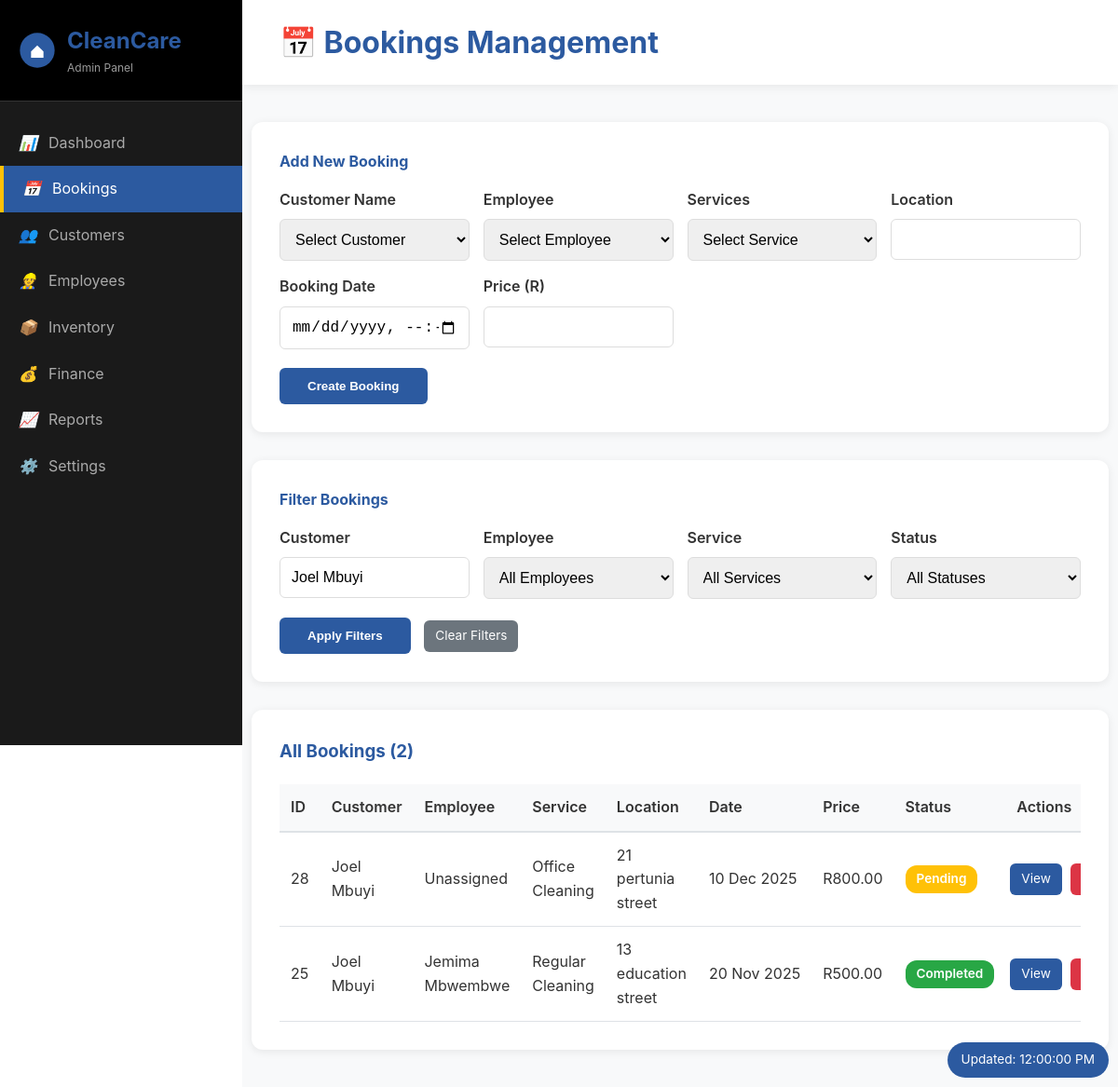
The app's page /pages/manage_bookings.php?customer_filter=Joel Mbuyi (signed in) with its own data.
### tables this page shows
CREATE TABLE `bookings` (
  `id` int(11) NOT NULL,
  `customer_id` int(11) NOT NULL,
  `cleaner_id` int(11) DEFAULT NULL,
  `service_id` varchar(255) NOT NULL,
  `price` decimal(10,2) NOT NULL,
  `date_booked` date NOT NULL,
  `location` varchar(255) NOT NULL,
  `completed` tinyint(1) DEFAULT 0,
  `booking_date` date NOT NULL,
  `customer` varchar(100) NOT NULL,
  `cleaner` varchar(100) NOT NULL,
  `inventory_log` tinyint(1) DEFAULT 0,
  `inventory_deducted` tinyint(1) DEFAULT 0,
  `status` enum('pending','assigned','in_progress','completed_by_cleaner','completed','cancelled') DEFAULT 'pending',
  `payment_status` enum('unpaid','paid','refunded','partial_refund') DEFAULT 'unpaid',
  `cancelled_at` datetime DEFAULT NULL,
  `cancellation_reason` text DEFAULT NULL,
  `completed_by_cleaner_at` datetime DEFAULT NULL,
  `completed_by_admin_at` datetime DEFAULT NULL,
  `review` text DEFAULT NULL,
  `rating` int(11) DEFAULT NULL
);

CREATE TABLE `customers` (
  `id` int(11) NOT NULL,
  `name` varchar(100) NOT NULL,
  `email` varchar(100) DEFAULT NULL,
  `phone` varchar(20) DEFAULT NULL,
  `address` text DEFAULT NULL
);

CREATE TABLE `employees` (
  `id` int(11) NOT NULL,
  `name` varchar(100) NOT NULL,
  `email` varchar(100) DEFAULT NULL,
  `phone` varchar(20) DEFAULT NULL,
  `position` varchar(50) DEFAULT NULL
);

### pages/manage_bookings.php (the view, shortened to what this page needs)
<?php
require_once '../backend/db_config.php';
$filterCustomer = $_GET['customer_filter'] ?? '';
$filterEmployee = $_GET['employee_filter'] ?? '';
$filterService = $_GET['service_filter'] ?? '';
$filterStatus = $_GET['status_filter'] ?? '';
$where = [];
$params = [];
if ($filterCustomer != '') {
    $where[] = "c.name LIKE :customer";
    $params[':customer'] = "%$filterCustomer%";
}
$whereSQL = !empty($where) ? 'WHERE ' . implode(' AND ', $where) : '';
$stmt = $pdo->prepare("SELECT b.*, c.name as customer_name, e.name as employee_name
                      FROM bookings b
                      LEFT JOIN customers c ON b.customer_id = c.id
                      LEFT JOIN employees e ON b.cleaner_id = e.id
                      $whereSQL
                      ORDER BY b.booking_date DESC, b.id DESC");
$stmt->execute($params);
$bookings = $stmt->fetchAll(PDO::FETCH_ASSOC);
?>
<!DOCTYPE html>
<html lang="en">
<head>
    <link rel="stylesheet" href="../frontend/css/style.css">
    <link rel="stylesheet" href="../frontend/css/dashboard.css">
</head>
<body>
    <div class="admin-layout">
        <aside class="admin-sidebar">
            <div class="sidebar-header">
                <div class="sidebar-logo">
                    <svg viewBox="0 0 60 60" width="40" height="40">
                        <circle cx="30" cy="30" r="28" fill="#2c5aa0"/>
                        <path d="M 20 32 L 30 22 L 40 32 L 40 42 L 20 42 Z" fill="white"/>
                    </svg>
                    <div>
                        <h2>CleanCare</h2>
                        <p>Admin Panel</p>
                    </div>
                </div>
            </div>
            <nav class="sidebar-nav">
                <a href="../dashboards/admin.php"><i>📊</i> Dashboard</a>
                <a href="manage_bookings.php" class="active"><i>📅</i> Bookings</a>
                <a href="manage_customers.php"><i>👥</i> Customers</a>
                <a href="manage_employees.php"><i>👷</i> Employees</a>
                <a href="manage_inventory.php"><i>📦</i> Inventory</a>
                <a href="manage_finance.php"><i>💰</i> Finance</a>
                <a href="reports.php"><i>📈</i> Reports</a>
                <a href="settings.php"><i>⚙️</i> Settings</a>
            </nav>
        </aside>
        <main class="admin-main">
            <div class="admin-header">
                <h1 style="margin: 0; color: #2c5aa0;">📅 Bookings Management</h1>
            </div>
            <div class="admin-content">
                <div class="form-card" id="addBookingForm">
                    <h4 style="color: #2c5aa0; margin-bottom: 15px;">Add New Booking</h4>
                    <form method="POST">
                        <div class="form-grid">
                            <div class="form-group">
                                <label>Customer Name</label>
                                <select name="customer_id" required>
                                    <option value="">Select Customer</option>
                                </select>
                            </div>
                            <div class="form-group">
                                <label>Employee</label>
                                <select name="cleaner_id">
                                    <option value="">Select Employee</option>
                                </select>
                            </div>
                            <div class="form-group">
                                <label>Services</label>
                                <select name="service" required>
                                    <option value="">Select Service</option>
                                </select>
                            </div>
                            <div class="form-group">
                                <label>Location</label>
                                <input type="text" name="location" required>
                            </div>
                            <div class="form-group">
                                <label>Booking Date</label>
                                <input type="datetime-local" name="booking_date" required>
                            </div>
                            <div class="form-group">
                                <label>Price (R)</label>
                                <input type="number" name="price" step="0.01" min="0" required>
                            </div>
                        </div>
                        <button type="submit" name="add_booking" class="btn-submit">Create Booking</button>
                    </form>
                </div>
                <div class="form-card">
                    <h4 style="color: #2c5aa0; margin-bottom: 15px;">Filter Bookings</h4>
                    <form method="GET">
                        <div class="form-grid">
                            <div class="form-group">
                                <label>Customer</label>
                                <input type="text" name="customer_filter" value="<?= htmlspecialchars($filterCustomer) ?>">
                            </div>
                            <div class="form-group">
                                <label>Employee</label>
                                <select name="employee_filter">
                                    <option value="">All Employees</option>
                                </select>
                            </div>
                            <div class="form-group">
                                <label>Service</label>
                                <select name="service_filter">
                                    <option value="">All Services</option>
                                </select>
                            </div>
                            <div class="form-group">
                                <label>Status</label>
                                <select name="status_filter">
                                    <option value="">All Statuses</option>
                                </select>
                            </div>
                        </div>
                        <button type="submit" class="btn-submit">Apply Filters</button>
                        <?php if ($filterCustomer || $filterEmployee || $filterService || $filterStatus): ?>
                        <a href="manage_bookings.php" class="btn-action" style="background: #6c757d; margin-left: 10px;">Clear Filters</a>
                        <?php endif; ?>
                    </form>
                </div>
                <div class="data-table-container">
                    <h3 style="color: #2c5aa0;">All Bookings (<?= count($bookings) ?>)</h3>
                    <?php if (empty($bookings)): ?>
                        <p style="text-align: center; color: #999; padding: 40px;">No bookings found matching your criteria.</p>
                    <?php else: ?>
                        <div style="overflow-x: auto;">
                            <table class="data-table">
                                <thead>
                                    <tr>
                                        <th>ID</th>
                                        <th>Customer</th>
                                        <th>Employee</th>
                                        <th>Service</th>
                                        <th>Location</th>
                                        <th>Date</th>
                                        <th>Price</th>
                                        <th>Status</th>
                                        <th>Actions</th>
                                    </tr>
                                </thead>
                                <tbody>
                                    <?php foreach ($bookings as $booking): ?>
                                    <tr>
                                        <td><?= $booking['id'] ?></td>
                                        <td><?= htmlspecialchars($booking['customer_name'] ?? 'N/A') ?></td>
                                        <td><?= htmlspecialchars($booking['employee_name'] ?? 'Unassigned') ?></td>
                                        <td><?= htmlspecialchars($booking['service_id']) ?></td>
                                        <td><?= htmlspecialchars($booking['location']) ?></td>
                                        <td><?= date('d M Y', strtotime($booking['booking_date'])) ?></td>
                                        <td>R<?= number_format($booking['price'], 2) ?></td>
                                        <td>
                                            <span class="status-badge status-<?= $booking['completed'] ? 'completed' : 'pending' ?>">
                                                <?= $booking['completed'] ? 'Completed' : 'Pending' ?>
                                            </span>
                                        </td>
                                        <td>
                                            <div class="action-buttons"> <a href="booking_details.php?id=<?= $booking['id'] ?>" class="btn-action btn-view">View</a>
                                                <a href="?delete=<?= $booking['id'] ?>" class="btn-action" onclick="return confirm('Are you sure you want to permanently delete booking <?= $booking['id'] ?>?')">Delete</a>
                                            </div>
                                        </td>
                                    </tr>
                                    <?php endforeach; ?>
                                </tbody>
                            </table>
                        </div>
                    <?php endif; ?>
                </div>
            </div>
        </main>
    </div>
</body>
</html>

### frontend/css/style.css (style rules this page uses)
* { margin: 0; padding: 0; box-sizing: border-box; }
html { scroll-behavior: smooth; scroll-padding-top: 80px; }
body { font-family: -apple-system, BlinkMacSystemFont, 'Segoe UI', 'Roboto', 'Oxygen', 'Ubuntu', sans-serif; line-height: 1.6; color: #333; background: #ffffff; }

### frontend/css/dashboard.css (style rules this page uses)
.action-buttons { display: flex; gap: 15px; flex-wrap: wrap; }
.data-table-container { background: white; padding: 30px; border-radius: 12px; box-shadow: 0 2px 10px rgba(0,0,0,0.08); overflow-x: auto; }
.data-table { width: 100%; border-collapse: collapse; margin-top: 20px; }
.data-table thead { background: #f8f9fa; border-bottom: 2px solid #dee2e6; }
.data-table th { padding: 12px; text-align: left; font-weight: 600; color: #333; }
.data-table td { padding: 12px; border-bottom: 1px solid #dee2e6; }
.status-badge { padding: 4px 12px; border-radius: 12px; font-size: 0.85rem; font-weight: 600; display: inline-block; }
.status-pending { background: #FFC107; color: white; }
.status-completed { background: #17a2b8; color: white; }
.btn-action { background: #2c5aa0; color: white; border: none; padding: 8px 16px; border-radius: 6px; cursor: pointer; font-size: 0.9rem; transition: background 0.3s; text-decoration: none; display: inline-block; }

### pages/manage_bookings.php (style rules this page uses)
body { margin: 0; overflow-x: hidden; }
.admin-layout { display: flex; min-height: 100vh; }
.admin-sidebar { width: 260px; background: #1a1a1a; color: white; position: fixed; height: 100vh; overflow-y: auto; }
.sidebar-header { padding: 25px 20px; border-bottom: 1px solid #333; background: #000; }
.sidebar-logo { display: flex; align-items: center; gap: 12px; }
.sidebar-logo svg { width: 40px; height: 40px; }
.sidebar-logo h2 { font-size: 1.5rem; margin: 0; color: #2c5aa0; }
.sidebar-logo p { font-size: 0.75rem; color: #999; margin: 0; }
.sidebar-nav { padding: 20px 0; }
.sidebar-nav a { display: flex; align-items: center; padding: 12px 20px; color: #aaa; text-decoration: none; transition: all 0.3s; gap: 12px; }
.sidebar-nav a.active { background: #2c5aa0; color: white; border-left: 4px solid #FFC107; }
.admin-main { margin-left: 260px; flex: 1; background: #f8f9fa; min-height: 100vh; max-width: calc(100% - 260px); overflow-x: hidden; }
.admin-header { background: white; padding: 20px 40px; box-shadow: 0 2px 10px rgba(0,0,0,0.08); }
.admin-content { padding: 40px 10px 40px 10px; }
.form-card { background: white; padding: 30px; border-radius: 12px; box-shadow: 0 2px 10px rgba(0,0,0,0.08); margin-bottom: 30px; }
.form-grid { display: grid; grid-template-columns: repeat(auto-fit, minmax(200px, 1fr)); gap: 15px; margin-bottom: 20px; }
.form-group { display: flex; flex-direction: column; }
.form-group label { font-weight: 600; margin-bottom: 8px; color: #333; }
.form-group input, .form-group select { padding: 12px; border: 1px solid #ddd; border-radius: 6px; font-size: 1rem; }
.btn-submit { background: #2c5aa0; color: white; padding: 12px 30px; border: none; border-radius: 6px; font-weight: 600; cursor: pointer; transition: all 0.3s; }
.data-table-container { background: white; padding: 30px; border-radius: 12px; box-shadow: 0 2px 10px rgba(0,0,0,0.08); }
.data-table { width: 100%; border-collapse: collapse; margin-top: 20px; }
.data-table thead { background: #f8f9fa; border-bottom: 2px solid #dee2e6; }
.data-table th { padding: 12px; text-align: left; font-weight: 600; }
.data-table td { padding: 12px; border-bottom: 1px solid #dee2e6; }
.data-table td:last-child { padding-right: 5px; padding-left: 5px; }
.data-table td:nth-child(6) { min-width: 100px; white-space: nowrap; }
.status-badge { padding: 4px 12px; border-radius: 12px; font-size: 0.85rem; font-weight: 600; color: white; }
.status-completed { background: #28a745; }
.status-pending { background: #FFC107; }
.btn-action { background: #dc3545; color: white; padding: 6px 12px; border: none; border-radius: 6px; cursor: pointer; font-size: 0.85rem; text-decoration: none; display: inline-block; text-align: center; }
.btn-view { background: #2c5aa0; margin-right: 5px; }
.action-buttons { white-space: nowrap; display: block; }

### records on screen
bookings: id "28", customer.name "Joel Mbuyi", employee_name "Unassigned", service "Office Cleaning", location "21 pertunia street", booking_date "10 Dec 2025", price "800.00", completed "Pending"
bookings: id "25", customer.name "Joel Mbuyi", cleaner.name "Jemima Mbwembwe", service "Regular Cleaning", location "13 education street", booking_date "20 Nov 2025", price "500.00", completed "Completed"

### other values on screen
count($bookings) "2"
